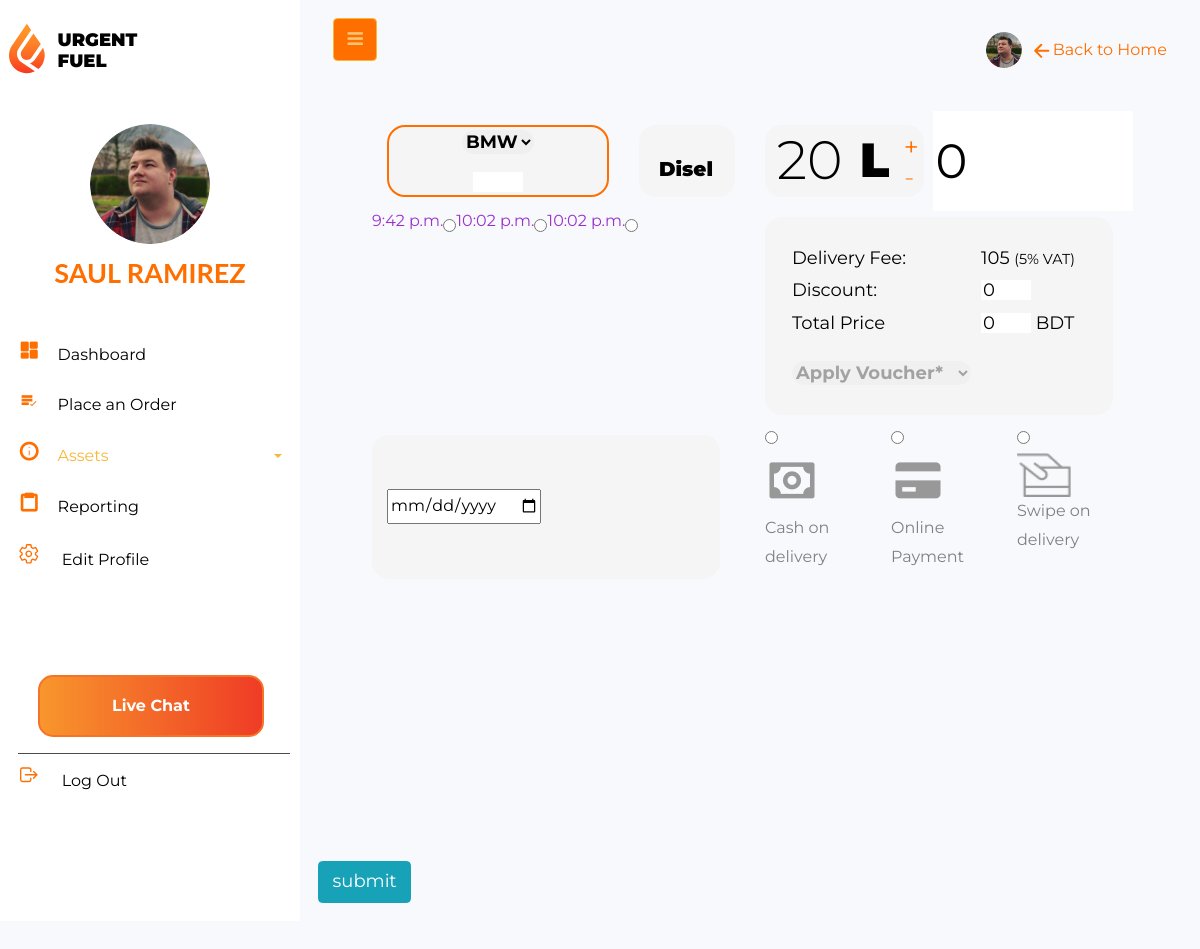
The app's page /order_fuel/ (signed in) with its own data.
### Uftl_App/models.py (models this page shows)
class OrderDashboard(models.Model):
    client=models.ForeignKey(User,on_delete=models.CASCADE)
    time = models.TimeField(verbose_name='Please put your time', blank=True)
    reserved = models.BooleanField(default=False)

class Fuel_price(models.Model):
    fuel_amount=models.IntegerField(default='1')
    base_cost=models.IntegerField(default='1')
    disel_price = models.IntegerField(default='1', null=True)
    octen_price = models.IntegerField(default='1', null=True)
    total_amount = models.IntegerField(default='1', null=True)
    delivery_charge = models.IntegerField(default='1', null=True)

### Uftl_App/views.py (the view, shortened to what this page needs)
# urls.py: path('order_fuel/', views.non_register, name='order_fuel'),
@login_required()
def order_fuel(request):
    cp = cupon_code.objects.all()
    oil_price = Fuel_price.objects.all()
    ai = Assets.objects.all()
    ft_utils = fuel_utils.objects.all()
    from django.db.models import Q
    date_time = OrderDashboard.objects.all()
    reservation = False
    dict = {'date_time': date_time, 'reservation': reservation, 'ft_utils': ft_utils, 'cp': cp,
            'oil_price': oil_price, 'ai': ai}
    return render(request, 'Uftl_App/orderfuel.html', context=dict)

### templates/Uftl_App/orderfuel.html (shortened to what this page needs)
{% extends 'profile_base.html' %} {% load static %} {% block title_block %}Order Dashboard{% endblock %}
{% block profile_block %}
    <div class="wrapper d-flex align-items-stretch" xmlns="http://www.w3.org/1999/html">
        <nav id="sidebar">
            <div class="p-2 pt-1">
                <a href="#" class="nav__logo">
                    <div class="logoside">
                        <img class="logoimage" src="{% static 'assets/img/logo.svg' %}" alt="My Happy SVG"/>
                        <div class="tex">
                            <p class="text1">URGENT</p>
                            <p class="text2">FUEL</p>
                        </div>
                    </div>
                </a>
                <a href="#" class="img logo rounded-circle mb-2"
                   style="background-image: url({% static 'assets/img/saul.png' %});"> </a>
                <h3 class="text-center mb-4 username">Saul Ramirez</h3>
                <ul class="list-unstyled components mb-2 p-2">
                    <li>
                        <a href="#"><i class='bx bxs-dashboard setup'></i>Dashboard</a>
                    </li>
                    <li>
                        <a href="#"><i class='bx bx-list-check setup'></i>Place an Order</a>
                    </li>
                    <li class="active">
                        <a href="#homeSubmenu" data-toggle="collapse" aria-expanded="false" class="dropdown-toggle">
                            <i class='bx bx-info-circle setup'></i>Assets</a>
                    </li>
                    <li>
                        <a href="#"><i class='bx bx-clipboard setup'></i>Reporting</a>
                    </li>
                    <li>
                        <a href="#">
                            <ion-icon class="setup" name="settings-outline"></ion-icon>
                            Edit Profile</a>
                    </li>
                    <div class="logout">
                        <button class="livechat" type="submit" id="sendMessageButton">Live Chat</button>
                        <li>
                            <a href="#">
                                <ion-icon class="setup" name="log-out-outline"></ion-icon>
                                </ion-icon>Log Out</a>
                        </li>
                    </div>
                </ul>
            </div>
        </nav>
        <div id="content" class="p-4 p-md-3">
            <nav class="">
                <div class="container-fluid">
                    <button type="button" id="sidebarCollapse" class="btn btn-primary">
                        <i class="fa fa-bars"></i>
                    </button>
                    <div class="float-right">
                        <div class=" menu ">
                            <div class="header__img ">
                                <img class="navimage" src="{% static 'assets/img/saul.png' %} " alt=" ">
                            </div>
                            <ion-icon class="arrowleft" name="arrow-back-outline"></ion-icon>
                            <p class="back">Back to Home</p>
                        </div>
                    </div>
                </div>
            </nav>
            <form method="POST">
                <div id="content" class="p-4 p-md-5">
                    <div class="container-fluid">
                        <div class="row">
                            <div class="col-12  col-sm-6 col-md-4">
                                <div class="assetselect">
                                <select name="fuel-type" class="assetdropdown" id="assetname">
                                        {% for i in ai%}
                                            <option selected disabled value="{{i.asset_location}}">{{i.asset_name}}</option>
                                        {% endfor %}
                                    </select>
                                    <input type="text" class="assetLocation" id="asstLoc" readonly>
                                </div>
                            </div>
                            <div class="col-6  col-sm-2 col-md-2">
                                <div class="fuelfield">
                                     <input type="text" id="fuelname" class="fueltype" placeholder="Disel" readonly>
                                </div>
                            </div>
                            <div class="col-6  col-sm-2 col-md-3">
                                <div class="fuelfield">
                                    <div class="quantity">
                                        <input type="text" id="quantity" name="fuel_amount" value="20" readonly>L
                                        <div class="plusminus">
                                            <button class="btn plus-btn" type="button">+</button>
                                            <button class="btn minus-btn disabled" type="button">-</button>
                                        </div>
                                    </div>
                                </div>
                            </div>
                            <div class="col-12  col-sm-2 col-md-3">
                                <div class="fuelprice">
                                    <input type="text" class="baseprice" name="base_cost" id="fuel" value="0" readonly>
                                </div>
                            </div>
                        </div>
                        <div class="row">
                            <div class="col-12 col-sm-6">
                                <div class="row">
                                    {% for item in date_time %}
                                        <label style="color: darkorchid;">{{ item.time }}</label>
                                        <input type="radio" name="time" value="{{ item.time }}">
                                    {% endfor %}
                                </div>
                            </div>
                            {% for x in oil_price %}
                                <div class="col-12 col-sm-6">
                                <div class="price p-4">
                                    <div class="row justify-content-evenly">
                                        <div class="col-7 tol ">
                                            Delivery Fee:
                                        </div>
                                        <div class="col-5 tol" id="delicharge">
                                            {{ x.delivery_charge }}
                                            <small>(5% VAT)</small>
                                        </div>
                                    </div>
                                    <div class="row">
                                        <div class="col-7 tol">
                                            Discount:
                                        </div>
                                        <div class="col-5 tol" id="dp">
                                            <input type="text" class="disPrice" name="discount" id="discountValue"
                                                   value="0" readonly>
                                        </div>
                                    </div>
                                    <div class="row">
                                        <div class="col-7 tol">
                                            Total Price
                                        </div>
                                        <div class="col-5 tol">
                                            <p class="total-price">
                                                <input type="text" name="total_amount" class="disPrice" id="price"
                                                       value="0" readonly>
                                                <span> BDT</span>
                                            </p>
                                        </div>
                                    </div>
                                    <div class="row">
                                        <div class="col-12 tol">
                                            <select name="fuel-type" id="discountSelect" class="assetdropdown">
                                                <option selected value="0">Apply Voucher*</option>
                                            </select>
                                        </div>
                                    </div>
                                </div>
                            {% endfor %}
                            </div>
                        </div>
                        <div class="row">
                            <div class="col-xs-12 col-sm-12 col-md-6">
                                <div class="">
                                    <div class="row justify-content-evenly timeline">
                                        <div class="col">
                                            <input type="date" name="date" value="" placeholder=""/>
                                        </div>
                                    </div>
                                </div>
                            </div>
                            <div class="col-xs-12 col-sm-6 col-md-2">
                                <input class="checkbox-budget" type="radio" value="Cash on delivery"
                                       name="payment_method" id="budget-1">
                                <label class="for-checkbox-budget" for="budget-1">
                                    <i class='bx bx-money money'></i>
                                    <span data-hover="Cash on delivery">Cash on delivery</span>
                                </label>
                            </div>
                            <div class="col-xs-12 col-sm-6 col-md-2">
                                <input class="checkbox-budget" type="radio" value="Online Payment" name="payment_method"
                                       id="budget-2">
                                <label class="for-checkbox-budget" for="budget-2">
                                    <i class='bx bxs-credit-card cardfront'></i>
                                    <span data-hover="Online Payment">Online Payment</span>
                                </label>
                            </div>
                            <div class="col-xs-12 col-sm-6 col-md-2">
                                <input class="checkbox-budget" type="radio" value="Swipe on delivery"
                                       name="payment_method" id="budget-3">
                                <label class="for-checkbox-budget" for="budget-3">
                                    <img class="cardpunch" src="{% static 'img/swipe.png' %}" alt="">
                                    <span data-hover="Swipe on delivery">Swipe on delivery</span>
                                </label>
                            </div>
                        </div>
                    </div>
                </div>
                <button class="btn btn-info" type="submit"> submit</button>
            </form>
        </div>
    </div>
{% endblock %}

### static/css/style.css (style rules this page uses)
* { font-family: 'Montserrat', sans-serif; }
body { height: 200vh; margin: 0; padding: 0; box-sizing: border-box; overflow-x: hidden !important; }
html { font-size: 16px; }
@media (min-width: 1200px) { html { font-size: 18px; } }
i { color: #ffc371; }

### static/css/button2.css (style rules this page uses)
.livechat { background: linear-gradient(90deg, #F8962C 0%, #EF3C26 100%); text-align: center; color: white; border: 2px solid #F57329; border-radius: 15px; padding: 0.8rem 4rem 0.8rem 4rem; font-family: Montserrat; font-style: normal; font-weight: bold; margin-bottom: 16px; margin-top: 5rem; margin-left: 20px; }

### static/css/image.css (style rules this page uses)
* { font-family: 'Montserrat', sans-serif; }
body { font-family: 'Montserrat', sans-serif; background-color: none; }

### static/css/input.css (style rules this page uses)
::placeholder { font-size: 1em; color: black; background: none; padding: 5px; }

### static/css/custom-sidebar.css (style rules this page uses)
.username { color: #FF6F00; font-style: normal; font-weight: bold; font-size: 1.5rem; text-transform: uppercase; }
.setup { font-size: 1.2rem; padding-right: 1rem; color: #FF6F00; font-weight: bold; }
.logoside { display: flex; margin-bottom: 2rem; }
.logoimage { width: 2rem; }
.text1 { margin-bottom: 0.2rem; }
.tex { font-weight: 900; color: black; font-size: 1rem; margin-top: 1.2rem; margin-left: 0.7rem; line-height: 1rem; text-decoration: none; }
.nav__logo { text-decoration: none; }
.menu { display: flex; align-items: center; }
.header__img { display: flex; justify-content: center; border-radius: 50%; overflow: hidden; }
.back { color: #FF6F00; margin-top: 1rem; }
.arrowleft { font-size: 1.2rem; padding-left: 0.5rem; color: #FF6F00; font-weight: bold; }
.navimage { width: 2rem; height: 2rem; }

### static/css/orderfuel.css (style rules this page uses)
.price { display: flex; flex-direction: column; align-items: left; justify-content: center; background: #F5F5F5; border-radius: 17px; margin: 10px 0; width: 100%; height: 11rem; color: black; font-size: 1rem; }
.assetselect { display: flex; flex-direction: column; align-items: center; justify-content: center; background: #F5F5F5; margin: 10px 0; width: 100%; height: 4rem; border: 2px #FF6F00 solid; border-radius: 18px; }
.assetdropdown { border-radius: 15px; font-family: Montserrat; font-style: normal; font-weight: bold; outline: none; border: none; font-size: 1rem; }
.timeline { display: flex; align-items: center; justify-content: center; background: #F5F5F5; border-radius: 17px; margin: 10px 0; width: 100%; height: 8rem; color: #FF6F00; }
.money { font-size: 3rem; color: #989898; }
.cardfront { font-size: 3rem; color: #989898; }
.cardpunch { width: 3rem; height: auto; }
.fuelfield { display: flex; align-items: center; justify-content: center; background: #F5F5F5; border-radius: 17px; margin: 10px 0; font-weight: 900; width: 100%; height: 4rem; font-size: 3em; color: black; }
.fueltype { margin-top: 1rem; font-size: 20px; line-height: 41px; font-weight: 900; width: 70px; height: 20px; background: none; border: none; outline: none; pointer-events: none; color: #FF6F00; }
.fuelprice { display: flex; align-items: center; justify-content: center; background: #F5F5F5; border-radius: 17px; margin: 10px 0; width: 100%; font-weight: 900; height: 4rem; font-size: 3em; color: #FF6F00; }
.quantity { display: flex; justify-content: center; align-items: center; color: #000; }
.quantity button { width: 40px; height: 30px; color: #ff6f00; font-size: 26px; }
.plusminus { margin-top: -20px; display: flex; flex-direction: column; align-items: center; }
.quantity input { background: none; cursor: none; border: none; text-align: center; outline: none; pointer-events: none; width: 100px; font-size: 3rem; color: #000; font-weight: 300; }
.baseprice { width: 200px; height: 100px; border: none; cursor: none; outline: none; pointer-events: none; }
.disPrice { width: 50px; height: 20px; border: none; cursor: none; outline: none; pointer-events: none; }
.assetLocation { width: 50px; height: 20px; border: none; cursor: none; outline: none; pointer-events: none; }

### records on screen
OrderDashboard: time "9:42 p.m."
OrderDashboard: time "10:02 p.m."
OrderDashboard: time "10:02 p.m."
Fuel_price: delivery_charge "105"

### other values on screen
form field fuel-type "BMW"
